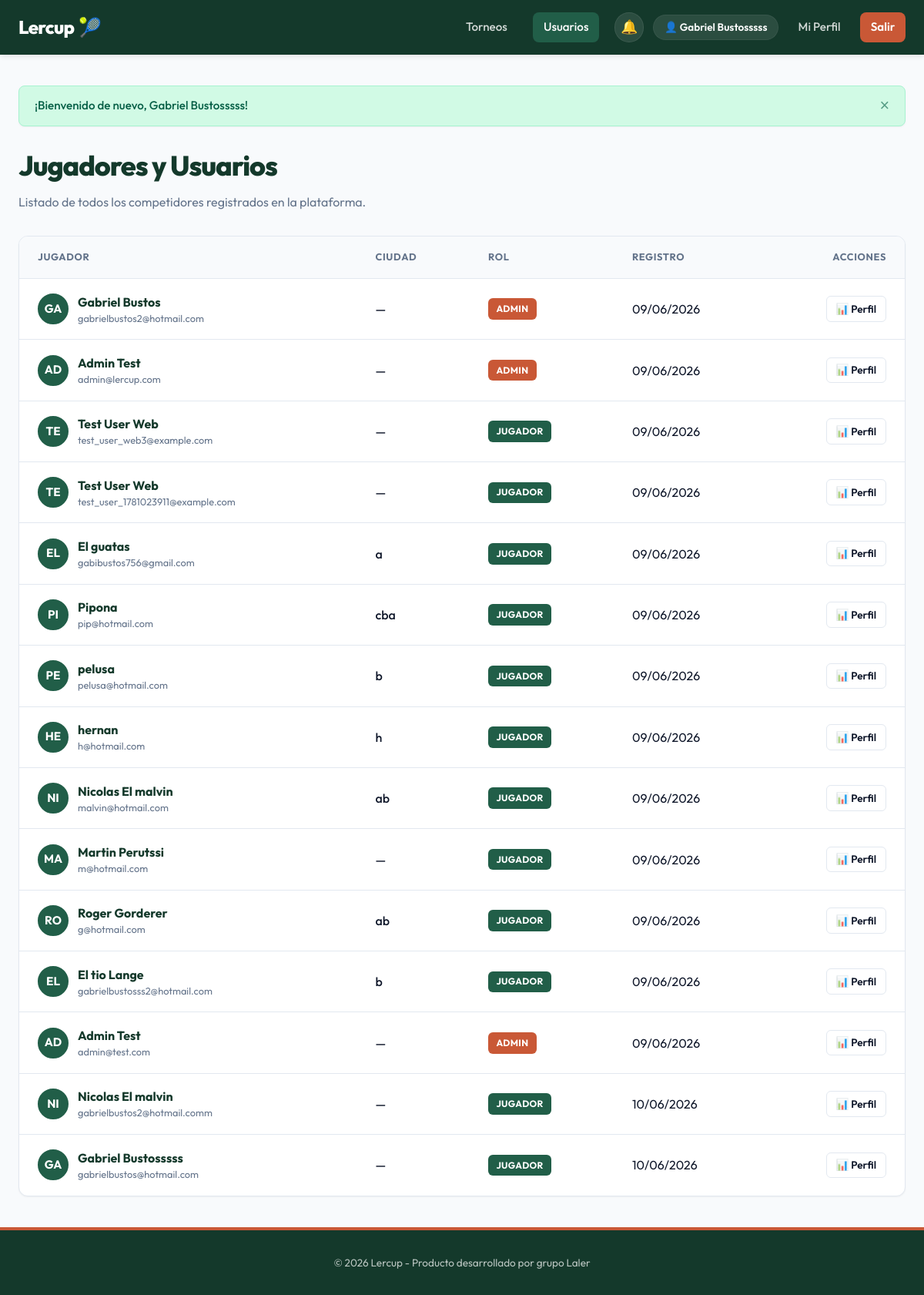
Page /users (signed in) on the committed database.
### app/models/user.py (models this page shows)
class User(SQLModel, table=True):
    id: Optional[int] = Field(default=None, primary_key=True)
    email: str = Field(index=True, unique=True, nullable=False)
    hashed_password: str = Field(nullable=False)
    full_name: str = Field(nullable=False)
    city: Optional[str] = Field(default=None)
    phone_number: Optional[str] = Field(default=None)
    avatar_url: Optional[str] = Field(default=None)
    is_admin: bool = Field(default=False)
    role: str = Field(default="player") # player, tournament_admin, admin
    created_at: datetime = Field(default_factory=datetime.utcnow)
    profiles: List["PlayerProfile"] = Relationship(
        back_populates="user",
        sa_relationship_kwargs={"cascade": "all, delete-orphan"}
    )
    registrations: List["TournamentRegistration"] = Relationship(
        back_populates="user",
        sa_relationship_kwargs={"cascade": "all, delete-orphan"}
    )
    created_tournaments: List["Tournament"] = Relationship(
        back_populates="creator"
    )

### app/routes/web/users.py (the view)
@router.get("")
def list_users(
    request: Request,
    db: Session = Depends(get_session),
    current_user: User = Depends(get_current_user_or_redirect)
):
    users = UserService.get_all_users(db)
    return render_template(request, db, "users/list.html", {
        "users": users,
        "active_page": "users"
    })

### app/templates/users/list.html (shortened to what this page needs)
{% extends "base.html" %}
{% block content %}
<div style="display: flex; justify-content: space-between; align-items: center; margin-bottom: 2rem; flex-wrap: wrap; gap: 1rem;">
    <div>
        <h1>Jugadores y Usuarios</h1>
        <p style="color: var(--text-muted);">Listado de todos los competidores registrados en la plataforma.</p>
    </div>
</div>
{% if users %}
    <div class="table-responsive">
        <table>
            <thead>
                <tr>
                    <th>Jugador</th>
                    <th>Ciudad</th>
                    <th>Rol</th>
                    <th>Registro</th>
                    <th style="text-align: right;">Acciones</th>
                </tr>
            </thead>
            <tbody>
                {% for u in users %}
                    <tr>
                        <td>
                            <div style="display: flex; align-items: center; gap: 0.75rem;">
                                {% if u.avatar_url %}
                                    <img src="{{ u.avatar_url }}" alt="Avatar" style="width: 2.5rem; height: 2.5rem; border-radius: 50%; object-fit: cover; border: 2px solid var(--primary-light);">
                                {% else %}
                                    <div style="width: 2.5rem; height: 2.5rem; border-radius: 50%; background-color: var(--primary-light); color: white; display: flex; align-items: center; justify-content: center; font-weight: 700; font-size: 0.95rem; text-transform: uppercase; border: 2px solid var(--primary-light);">
                                        {{ u.full_name[:2] }}
                                    </div>
                                {% endif %}
                                <div>
                                    <div style="font-weight: 700; color: var(--primary-color);">{{ u.full_name }}</div>
                                    <div style="font-size: 0.8rem; color: var(--text-muted);">{{ u.email }}</div>
                                </div>
                            </div>
                        </td>
                        <td>
                            <span style="font-weight: 500;">{{ u.city or '—' }}</span>
                        </td>
                        <td>
                            {% if u.role == 'admin' or u.is_admin %}
                                <span class="badge" style="background-color: var(--accent-color); color: white;">Admin</span>
                            {% elif u.role == 'tournament_admin' %}
                                <span class="badge" style="background-color: var(--primary-color); color: white;">Organizador</span>
                            {% else %}
                                <span class="badge" style="background-color: var(--primary-light); color: white;">Jugador</span>
                            {% endif %}
                        </td>
                        <td>{{ u.created_at.strftime('%d/%m/%Y') }}</td>
                        <td style="text-align: right;">
                            <div style="display: flex; justify-content: flex-end; gap: 0.5rem;">
                                <a href="/users/profile/{{ u.id }}" class="btn btn-outline btn-sm">📊 Perfil</a>
                            </div>
                        </td>
                    </tr>
                {% endfor %}
            </tbody>
        </table>
    </div>
{% else %}
    <div class="card" style="text-align: center; padding: 4rem 2rem; color: var(--text-muted);">
        <p style="font-size: 2.5rem; margin-bottom: 1rem;">👥</p>
        <h2>No hay usuarios</h2>
        <p>Aún no hay usuarios registrados en el sistema.</p>
    </div>
{% endif %}
{% endblock %}

### app/templates/base.html (shortened to what this page needs)
<!DOCTYPE html>
<html lang="es">
<head>
    <link rel="stylesheet" href="/static/css/app.css">
</head>
<body>
    <header>
        <div class="navbar">
            <a href="/" class="nav-brand">
                Lercup<span>🎾</span>
            </a>
            <nav>
                <ul class="nav-menu">
                    <li><a href="/tournaments" class="nav-link {% if active_page == 'tournaments' %}active{% endif %}">Torneos</a></li>
                    <li><a href="/users" class="nav-link {% if active_page == 'users' %}active{% endif %}">Usuarios</a></li>
                    {% if current_user %}
                        <li class="nav-actions-group">
                            <div class="notification-menu">
                                <button type="button" class="notification-bell" aria-label="Notificaciones{% if unread_notification_count > 0 %} ({{ unread_notification_count }} sin leer){% endif %}" aria-expanded="false">
                                    <span class="notification-bell-icon" aria-hidden="true">🔔</span>
                                </button>
                            </div>
                            <div class="user-menu">
                                <span class="user-badge">👤 {{ current_user.full_name }}</span>
                                <a href="/users/profile/{{ current_user.id }}" class="nav-link {% if active_page == 'profile' %}active{% endif %}">Mi Perfil</a>
                                <a href="/auth/logout" class="nav-link nav-btn">Salir</a>
                            </div>
                        </li>
                    {% else %}
                        <li><a href="/auth/login" class="nav-link">Iniciar Sesión</a></li>
                        <li><a href="/auth/register" class="nav-link nav-btn">Registrarse</a></li>
                    {% endif %}
                </ul>
            </nav>
        </div>
    </header>
    <main>
        {% if messages %}
            <div class="alerts-container">
                {% for msg in messages %}
                    <div class="alert alert-{{ msg.type }}">
                        <span>{{ msg.text }}</span>
                        <button class="close-btn">&times;</button>
                    </div>
                {% endfor %}
            </div>
        {% endif %}
        {% block content %}
        {% endblock %}
    </main>
    <footer>
        <p>&copy; 2026 Lercup - Producto desarrollado por grupo Laler</p>
    </footer>
</body>
</html>

### rows in the picture
User: full_name "Gabriel Bustosssss", full_name "GA", email "gabrielbustos@hotmail.com", city "—", role "JUGADOR", created_at "10/06/2026"
User: full_name "GA", full_name "Gabriel Bustos", email "gabrielbustos2@hotmail.com", city "—", role "ADMIN", created_at "09/06/2026"
User: full_name "AD", full_name "Admin Test", email "admin@lercup.com", city "—", role "ADMIN", created_at "09/06/2026"
User: full_name "TE", full_name "Test User Web", email "test_user_web3@example.com", city "—", role "JUGADOR", created_at "09/06/2026"
User: full_name "TE", full_name "Test User Web", email "test_user_1781023911@example.com", city "—", role "JUGADOR", created_at "09/06/2026"
User: full_name "EL", full_name "El guatas", email "gabibustos756@gmail.com", city "a", role "JUGADOR", created_at "09/06/2026"
User: full_name "PI", full_name "Pipona", email "pip@hotmail.com", city "cba", role "JUGADOR", created_at "09/06/2026"
User: full_name "PE", full_name "pelusa", email "pelusa@hotmail.com", city "b", role "JUGADOR", created_at "09/06/2026"
User: full_name "HE", full_name "hernan", email "h@hotmail.com", city "h", role "JUGADOR", created_at "09/06/2026"
User: full_name "NI", full_name "Nicolas El malvin", email "malvin@hotmail.com", city "ab", role "JUGADOR", created_at "09/06/2026"
User: full_name "MA", full_name "Martin Perutssi", email "m@hotmail.com", city "—", role "JUGADOR", created_at "09/06/2026"
User: full_name "RO", full_name "Roger Gorderer", email "g@hotmail.com", city "ab", role "JUGADOR", created_at "09/06/2026"
User: full_name "EL", full_name "El tio Lange", email "gabrielbustosss2@hotmail.com", city "b", role "JUGADOR", created_at "09/06/2026"
User: full_name "AD", full_name "Admin Test", email "admin@test.com", city "—", role "ADMIN", created_at "09/06/2026"
User: full_name "NI", full_name "Nicolas El malvin", email "gabrielbustos2@hotmail.comm", city "—", role "JUGADOR", created_at "10/06/2026"

### other values in the picture
{{ msg.text }} "¡Bienvenido de nuevo, Gabriel Bustosssss!"
